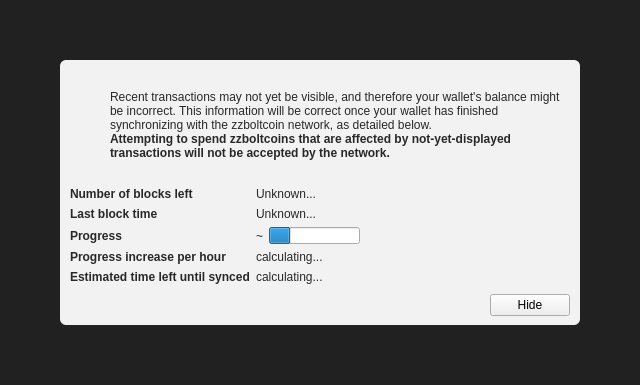
<?xml version="1.0" encoding="UTF-8"?>
<ui version="4.0">
 <class>ModalOverlay</class>
 <widget class="ModalOverlay" name="ModalOverlay">
  <property name="geometry">
   <rect>
    <x>0</x>
    <y>0</y>
    <width>640</width>
    <height>385</height>
   </rect>
  </property>
  <property name="windowTitle">
   <string>Form</string>
  </property>
  <layout class="QVBoxLayout" name="verticalLayout" stretch="0">
   <property name="sizeConstraint">
    <enum>QLayout::SetDefaultConstraint</enum>
   </property>
   <property name="leftMargin">
    <number>0</number>
   </property>
   <property name="topMargin">
    <number>0</number>
   </property>
   <property name="rightMargin">
    <number>0</number>
   </property>
   <property name="bottomMargin">
    <number>0</number>
   </property>
   <item>
    <widget class="QWidget" name="bgWidget" native="true">
     <property name="styleSheet">
      <string notr="true">#bgWidget { background: rgba(0,0,0,220); }</string>
     </property>
     <layout class="QVBoxLayout" name="verticalLayoutMain" stretch="1">
      <property name="leftMargin">
       <number>60</number>
      </property>
      <property name="topMargin">
       <number>60</number>
      </property>
      <property name="rightMargin">
       <number>60</number>
      </property>
      <property name="bottomMargin">
       <number>60</number>
      </property>
      <item>
       <widget class="QWidget" name="contentWidget" native="true">
        <property name="styleSheet">
         <string notr="true">#contentWidget { background: rgba(255,255,255,240); border-radius: 6px; }

QLabel { color: rgb(40,40,40);  }</string>
        </property>
        <layout class="QVBoxLayout" name="verticalLayoutSub" stretch="1,0,0,0">
         <property name="spacing">
          <number>0</number>
         </property>
         <property name="leftMargin">
          <number>10</number>
         </property>
         <property name="topMargin">
          <number>10</number>
         </property>
         <property name="rightMargin">
          <number>10</number>
         </property>
         <property name="bottomMargin">
          <number>10</number>
         </property>
         <item>
          <layout class="QHBoxLayout" name="horizontalLayoutIconText" stretch="0,1">
           <property name="topMargin">
            <number>20</number>
           </property>
           <item>
            <layout class="QVBoxLayout" name="verticalLayoutIcon">
             <property name="leftMargin">
              <number>0</number>
             </property>
             <item>
              <widget class="QPushButton" name="warningIcon">
               <property name="enabled">
                <bool>false</bool>
               </property>
               <property name="text">
                <string/>
               </property>
               <property name="icon">
                <iconset>
                 <normaloff>:/icons/warning</normaloff>
                 <disabledoff>:/icons/warning</disabledoff>:/icons/warning</iconset>
               </property>
               <property name="iconSize">
                <size>
                 <width>48</width>
                 <height>48</height>
                </size>
               </property>
               <property name="flat">
                <bool>true</bool>
               </property>
              </widget>
             </item>
             <item>
              <spacer name="verticalSpacerWarningIcon">
               <property name="orientation">
                <enum>Qt::Vertical</enum>
               </property>
               <property name="sizeHint" stdset="0">
                <size>
                 <width>20</width>
                 <height>40</height>
                </size>
               </property>
              </spacer>
             </item>
            </layout>
           </item>
           <item>
            <layout class="QVBoxLayout" name="verticalLayoutInfoText">
             <property name="leftMargin">
              <number>0</number>
             </property>
             <property name="topMargin">
              <number>0</number>
             </property>
             <item>
              <widget class="QLabel" name="infoText">
               <property name="text">
                <string>Recent transactions may not yet be visible, and therefore your wallet's balance might be incorrect. This information will be correct once your wallet has finished synchronizing with the zzboltcoin network, as detailed below.</string>
               </property>
               <property name="textFormat">
                <enum>Qt::RichText</enum>
               </property>
               <property name="wordWrap">
                <bool>true</bool>
               </property>
              </widget>
             </item>
             <item>
              <widget class="QLabel" name="infoTextStrong">
               <property name="font">
                <font>
                 <weight>75</weight>
                 <bold>true</bold>
                </font>
               </property>
               <property name="text">
                <string>Attempting to spend zzboltcoins that are affected by not-yet-displayed transactions will not be accepted by the network.</string>
               </property>
               <property name="textFormat">
                <enum>Qt::RichText</enum>
               </property>
               <property name="wordWrap">
                <bool>true</bool>
               </property>
              </widget>
             </item>
             <item>
              <spacer name="verticalSpacerInTextSpace">
               <property name="orientation">
                <enum>Qt::Vertical</enum>
               </property>
               <property name="sizeHint" stdset="0">
                <size>
                 <width>20</width>
                 <height>40</height>
                </size>
               </property>
              </spacer>
             </item>
            </layout>
           </item>
          </layout>
         </item>
         <item>
          <spacer name="verticalSpacerAfterText">
           <property name="orientation">
            <enum>Qt::Vertical</enum>
           </property>
           <property name="sizeHint" stdset="0">
            <size>
             <width>20</width>
             <height>40</height>
            </size>
           </property>
          </spacer>
         </item>
         <item>
          <layout class="QFormLayout" name="formLayout">
           <property name="fieldGrowthPolicy">
            <enum>QFormLayout::FieldsStayAtSizeHint</enum>
           </property>
           <property name="horizontalSpacing">
            <number>6</number>
           </property>
           <property name="verticalSpacing">
            <number>6</number>
           </property>
           <property name="topMargin">
            <number>10</number>
           </property>
           <item row="0" column="0">
            <widget class="QLabel" name="labelNumberOfBlocksLeft">
             <property name="font">
              <font>
               <weight>75</weight>
               <bold>true</bold>
              </font>
             </property>
             <property name="text">
              <string>Number of blocks left</string>
             </property>
            </widget>
           </item>
           <item row="0" column="1">
            <widget class="QLabel" name="numberOfBlocksLeft">
             <property name="text">
              <string>Unknown...</string>
             </property>
            </widget>
           </item>
           <item row="1" column="0">
            <widget class="QLabel" name="labelLastBlockTime">
             <property name="font">
              <font>
               <weight>75</weight>
               <bold>true</bold>
              </font>
             </property>
             <property name="text">
              <string>Last block time</string>
             </property>
            </widget>
           </item>
           <item row="1" column="1">
            <widget class="QLabel" name="newestBlockDate">
             <property name="sizePolicy">
              <sizepolicy hsizetype="Maximum" vsizetype="Preferred">
               <horstretch>0</horstretch>
               <verstretch>0</verstretch>
              </sizepolicy>
             </property>
             <property name="text">
              <string>Unknown...</string>
             </property>
            </widget>
           </item>
           <item row="2" column="0">
            <widget class="QLabel" name="labelSyncDone">
             <property name="font">
              <font>
               <weight>75</weight>
               <bold>true</bold>
              </font>
             </property>
             <property name="text">
              <string>Progress</string>
             </property>
            </widget>
           </item>
           <item row="2" column="1">
            <layout class="QHBoxLayout" name="horizontalLayoutSync" stretch="0,1">
             <item>
              <widget class="QLabel" name="percentageProgress">
               <property name="text">
                <string notr="true">~</string>
               </property>
              </widget>
             </item>
             <item>
              <widget class="QProgressBar" name="progressBar">
               <property name="value">
                <number>24</number>
               </property>
               <property name="format">
                <string/>
               </property>
              </widget>
             </item>
            </layout>
           </item>
           <item row="4" column="0">
            <widget class="QLabel" name="labelProgressIncrease">
             <property name="font">
              <font>
               <weight>75</weight>
               <bold>true</bold>
              </font>
             </property>
             <property name="text">
              <string>Progress increase per hour</string>
             </property>
            </widget>
           </item>
           <item row="4" column="1">
            <widget class="QLabel" name="progressIncreasePerH">
             <property name="text">
              <string>calculating...</string>
             </property>
            </widget>
           </item>
           <item row="5" column="0">
            <widget class="QLabel" name="labelEstimatedTimeLeft">
             <property name="font">
              <font>
               <weight>75</weight>
               <bold>true</bold>
              </font>
             </property>
             <property name="text">
              <string>Estimated time left until synced</string>
             </property>
            </widget>
           </item>
           <item row="5" column="1">
            <widget class="QLabel" name="expectedTimeLeft">
             <property name="text">
              <string>calculating...</string>
             </property>
            </widget>
           </item>
          </layout>
         </item>
         <item>
          <layout class="QHBoxLayout" name="horizontalLayoutButtons">
           <property name="leftMargin">
            <number>10</number>
           </property>
           <property name="topMargin">
            <number>10</number>
           </property>
           <item>
            <spacer name="horizontalSpacer">
             <property name="orientation">
              <enum>Qt::Horizontal</enum>
             </property>
             <property name="sizeHint" stdset="0">
              <size>
               <width>40</width>
               <height>20</height>
              </size>
             </property>
            </spacer>
           </item>
           <item>
            <widget class="QPushButton" name="closeButton">
             <property name="text">
              <string>Hide</string>
             </property>
            </widget>
           </item>
          </layout>
         </item>
        </layout>
       </widget>
      </item>
     </layout>
    </widget>
   </item>
  </layout>
 </widget>
 <customwidgets>
  <customwidget>
   <class>ModalOverlay</class>
   <extends>QWidget</extends>
   <header>modaloverlay.h</header>
   <container>1</container>
  </customwidget>
 </customwidgets>
 <resources/>
 <connections/>
</ui>
